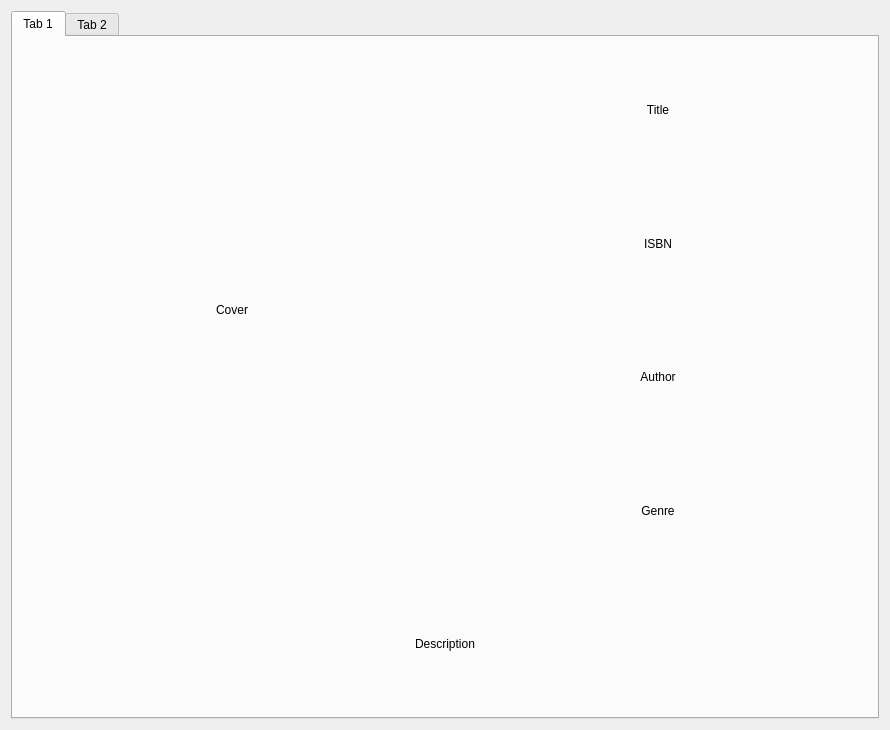
<?xml version="1.0" encoding="UTF-8"?>
<ui version="4.0">
 <class>book_window</class>
 <widget class="QWidget" name="book_window">
  <property name="geometry">
   <rect>
    <x>0</x>
    <y>0</y>
    <width>890</width>
    <height>730</height>
   </rect>
  </property>
  <property name="windowTitle">
   <string>Form</string>
  </property>
  <layout class="QVBoxLayout" name="verticalLayout">
   <item>
    <widget class="QTabWidget" name="tabWidget">
     <property name="currentIndex">
      <number>0</number>
     </property>
     <widget class="QWidget" name="tab">
      <attribute name="title">
       <string>Tab 1</string>
      </attribute>
      <layout class="QGridLayout" name="gridLayout">
       <item row="1" column="1">
        <widget class="QLabel" name="bookIsbn_label">
         <property name="text">
          <string>ISBN</string>
         </property>
         <property name="alignment">
          <set>Qt::AlignCenter</set>
         </property>
        </widget>
       </item>
       <item row="3" column="1">
        <widget class="QLabel" name="bookGenre_label">
         <property name="text">
          <string>Genre</string>
         </property>
         <property name="alignment">
          <set>Qt::AlignCenter</set>
         </property>
        </widget>
       </item>
       <item row="4" column="0" colspan="2">
        <widget class="QLabel" name="bookDescription_label">
         <property name="text">
          <string>Description</string>
         </property>
         <property name="alignment">
          <set>Qt::AlignCenter</set>
         </property>
        </widget>
       </item>
       <item row="0" column="1">
        <widget class="QLabel" name="bookTitle_label">
         <property name="text">
          <string>Title</string>
         </property>
         <property name="alignment">
          <set>Qt::AlignCenter</set>
         </property>
        </widget>
       </item>
       <item row="2" column="1">
        <widget class="QLabel" name="bookAuthor_label">
         <property name="text">
          <string>Author</string>
         </property>
         <property name="alignment">
          <set>Qt::AlignCenter</set>
         </property>
         <property name="textInteractionFlags">
          <set>Qt::LinksAccessibleByMouse</set>
         </property>
        </widget>
       </item>
       <item row="0" column="0" rowspan="4">
        <widget class="QLabel" name="bookCover_label">
         <property name="text">
          <string>Cover</string>
         </property>
         <property name="alignment">
          <set>Qt::AlignCenter</set>
         </property>
        </widget>
       </item>
      </layout>
     </widget>
     <widget class="QWidget" name="tab_2">
      <attribute name="title">
       <string>Tab 2</string>
      </attribute>
      <layout class="QFormLayout" name="formLayout">
       <item row="0" column="0" colspan="2">
        <widget class="QLabel" name="editBook_label">
         <property name="text">
          <string>Edit book</string>
         </property>
         <property name="alignment">
          <set>Qt::AlignCenter</set>
         </property>
        </widget>
       </item>
       <item row="1" column="0" colspan="2">
        <spacer name="verticalSpacer">
         <property name="orientation">
          <enum>Qt::Vertical</enum>
         </property>
         <property name="sizeType">
          <enum>QSizePolicy::Preferred</enum>
         </property>
         <property name="sizeHint" stdset="0">
          <size>
           <width>20</width>
           <height>40</height>
          </size>
         </property>
        </spacer>
       </item>
       <item row="2" column="0">
        <widget class="QLabel" name="bookTitle_label_2">
         <property name="text">
          <string>Title:</string>
         </property>
        </widget>
       </item>
       <item row="2" column="1">
        <widget class="QLineEdit" name="bookTitle_lineEdit"/>
       </item>
       <item row="3" column="0">
        <widget class="QLabel" name="bookIsbn_label_2">
         <property name="text">
          <string>ISBN:</string>
         </property>
        </widget>
       </item>
       <item row="3" column="1">
        <widget class="QLineEdit" name="bookIsbn_lineEdit"/>
       </item>
       <item row="4" column="0">
        <widget class="QLabel" name="bookAuthor_label_2">
         <property name="text">
          <string>Author:</string>
         </property>
        </widget>
       </item>
       <item row="4" column="1">
        <widget class="QComboBox" name="bookAuthor_comboBox"/>
       </item>
       <item row="5" column="0">
        <widget class="QLabel" name="bookGenre_label_2">
         <property name="text">
          <string>Genre:</string>
         </property>
        </widget>
       </item>
       <item row="5" column="1">
        <widget class="QComboBox" name="bookGenre_comboBox"/>
       </item>
       <item row="8" column="0">
        <widget class="QLabel" name="bookCover_label_2">
         <property name="text">
          <string>Cover:</string>
         </property>
        </widget>
       </item>
       <item row="10" column="1">
        <widget class="QPushButton" name="bookPreview_button">
         <property name="text">
          <string>Preview</string>
         </property>
        </widget>
       </item>
       <item row="11" column="0">
        <widget class="QLabel" name="bookDescription_label_2">
         <property name="text">
          <string>Description:</string>
         </property>
        </widget>
       </item>
       <item row="11" column="1">
        <widget class="QPlainTextEdit" name="bookDescription_plainTextEdit"/>
       </item>
       <item row="12" column="0" colspan="2">
        <spacer name="verticalSpacer_2">
         <property name="orientation">
          <enum>Qt::Vertical</enum>
         </property>
         <property name="sizeType">
          <enum>QSizePolicy::Preferred</enum>
         </property>
         <property name="sizeHint" stdset="0">
          <size>
           <width>20</width>
           <height>40</height>
          </size>
         </property>
        </spacer>
       </item>
       <item row="13" column="1">
        <widget class="QPushButton" name="editBook_button">
         <property name="text">
          <string>Edit book</string>
         </property>
        </widget>
       </item>
       <item row="14" column="1">
        <widget class="QPushButton" name="deleteBook_button">
         <property name="text">
          <string>Delete book</string>
         </property>
        </widget>
       </item>
       <item row="8" column="1">
        <layout class="QHBoxLayout" name="horizontalLayout">
         <item>
          <widget class="QPushButton" name="uploadCover_button">
           <property name="text">
            <string>...</string>
           </property>
          </widget>
         </item>
         <item>
          <widget class="QLabel" name="bookCoverPath_label">
           <property name="text">
            <string/>
           </property>
          </widget>
         </item>
        </layout>
       </item>
      </layout>
     </widget>
    </widget>
   </item>
  </layout>
 </widget>
 <resources/>
 <connections/>
</ui>
